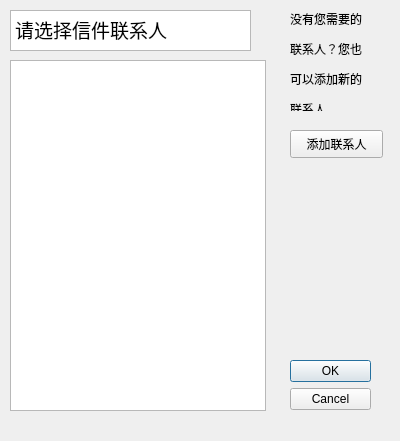
<?xml version="1.0" encoding="UTF-8"?>
<ui version="4.0">
 <class>ContecterListwindow</class>
 <widget class="QDialog" name="ContecterListwindow">
  <property name="geometry">
   <rect>
    <x>0</x>
    <y>0</y>
    <width>400</width>
    <height>441</height>
   </rect>
  </property>
  <property name="windowTitle">
   <string>Dialog</string>
  </property>
  <widget class="QDialogButtonBox" name="buttonBox">
   <property name="geometry">
    <rect>
     <x>290</x>
     <y>360</y>
     <width>81</width>
     <height>71</height>
    </rect>
   </property>
   <property name="orientation">
    <enum>Qt::Vertical</enum>
   </property>
   <property name="standardButtons">
    <set>QDialogButtonBox::Cancel|QDialogButtonBox::Ok</set>
   </property>
  </widget>
  <widget class="QTextBrowser" name="textBrowser">
   <property name="geometry">
    <rect>
     <x>10</x>
     <y>10</y>
     <width>241</width>
     <height>41</height>
    </rect>
   </property>
   <property name="html">
    <string>&lt;!DOCTYPE HTML PUBLIC &quot;-//W3C//DTD HTML 4.0//EN&quot; &quot;http://www.w3.org/TR/REC-html40/strict.dtd&quot;&gt;
&lt;html&gt;&lt;head&gt;&lt;meta name=&quot;qrichtext&quot; content=&quot;1&quot; /&gt;&lt;style type=&quot;text/css&quot;&gt;
p, li { white-space: pre-wrap; }
&lt;/style&gt;&lt;/head&gt;&lt;body style=&quot; font-family:'SimSun'; font-size:9pt; font-weight:400; font-style:normal;&quot;&gt;
&lt;p style=&quot; margin-top:0px; margin-bottom:0px; margin-left:0px; margin-right:0px; -qt-block-indent:0; text-indent:0px;&quot;&gt;&lt;span style=&quot; font-size:14pt;&quot;&gt;请选择信件联系人&lt;/span&gt;&lt;/p&gt;&lt;/body&gt;&lt;/html&gt;</string>
   </property>
  </widget>
  <widget class="QListWidget" name="listWidget">
   <property name="geometry">
    <rect>
     <x>10</x>
     <y>60</y>
     <width>256</width>
     <height>351</height>
    </rect>
   </property>
  </widget>
  <widget class="QLabel" name="label">
   <property name="geometry">
    <rect>
     <x>290</x>
     <y>10</y>
     <width>91</width>
     <height>101</height>
    </rect>
   </property>
   <property name="text">
    <string>&lt;html&gt;&lt;head/&gt;&lt;body&gt;&lt;p&gt;没有您需要的&lt;/p&gt;&lt;p&gt;联系人？您也&lt;/p&gt;&lt;p&gt;可以添加新的&lt;/p&gt;&lt;p&gt;联系人&lt;/p&gt;&lt;/body&gt;&lt;/html&gt;</string>
   </property>
  </widget>
  <widget class="QPushButton" name="pushButton">
   <property name="geometry">
    <rect>
     <x>290</x>
     <y>130</y>
     <width>93</width>
     <height>28</height>
    </rect>
   </property>
   <property name="text">
    <string>添加联系人</string>
   </property>
  </widget>
 </widget>
 <resources/>
 <connections>
  <connection>
   <sender>buttonBox</sender>
   <signal>accepted()</signal>
   <receiver>ContecterListwindow</receiver>
   <slot>accept()</slot>
   <hints>
    <hint type="sourcelabel">
     <x>248</x>
     <y>254</y>
    </hint>
    <hint type="destinationlabel">
     <x>157</x>
     <y>274</y>
    </hint>
   </hints>
  </connection>
  <connection>
   <sender>buttonBox</sender>
   <signal>rejected()</signal>
   <receiver>ContecterListwindow</receiver>
   <slot>reject()</slot>
   <hints>
    <hint type="sourcelabel">
     <x>316</x>
     <y>260</y>
    </hint>
    <hint type="destinationlabel">
     <x>286</x>
     <y>274</y>
    </hint>
   </hints>
  </connection>
 </connections>
</ui>
